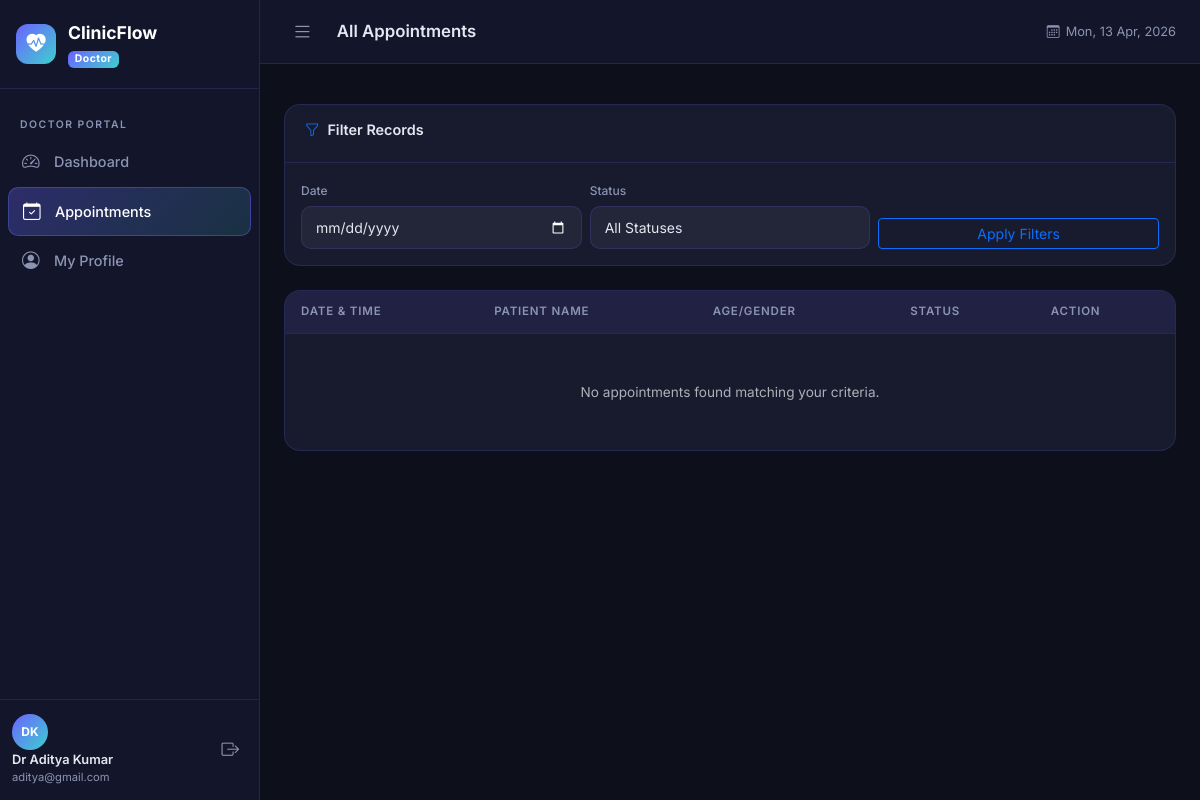
The app's page /doctors/appointments/ (signed in) with its own data.
### accounts/models.py (models this page shows, shortened)
class User(AbstractUser):
    is_patient = models.BooleanField(default=False)
    is_doctor = models.BooleanField(default=False)
    is_admin_user = models.BooleanField(default=False)
    def get_role(self):
        if self.is_superuser or self.is_admin_user:
            return 'Admin'
        if self.is_doctor:
            return 'Doctor'
        if self.is_patient:
            return 'Patient'
        return 'Unknown'

### doctors/views.py (the view)
    def wrapper(request, *args, **kwargs):
        if not request.user.is_authenticated or not request.user.is_doctor:
            from django.http import HttpResponseForbidden
            return HttpResponseForbidden("Access denied.")
        return view_func(request, *args, **kwargs)

### doctors/views.py (called while the page is built)
def doctor_required(view_func):
    def wrapper(request, *args, **kwargs):
        if not request.user.is_authenticated or not request.user.is_doctor:
            from django.http import HttpResponseForbidden
            return HttpResponseForbidden("Access denied.")
        return view_func(request, *args, **kwargs)
    return login_required(wrapper)

@doctor_required
def appointment_list(request):
    doctor = get_object_or_404(DoctorProfile, user=request.user)
    date_filter = request.GET.get('date', '')
    status_filter = request.GET.get('status', '')
    appointments = Appointment.objects.filter(doctor=doctor).select_related('patient__user').order_by('-date', 'time_slot')
    if date_filter:
        appointments = appointments.filter(date=date_filter)
    if status_filter:
        appointments = appointments.filter(status=status_filter)
    return render(request, 'doctors/appointments.html', {
        'appointments': appointments,
        'date_filter': date_filter,
        'status_filter': status_filter,
    })

### templates/doctors/appointments.html (shortened to what this page needs)
{% extends 'base.html' %}
{% block page_title %}All Appointments{% endblock %}
{% block content %}
<div class="clinic-card mb-4">
  <div class="clinic-card-header">
    <h5 class="clinic-card-title"><i class="bi bi-funnel text-primary"></i> Filter Records</h5>
  </div>
  <div class="clinic-card-body p-3">
    <form method="get" class="row g-2 align-items-end">
      <div class="col-md-4">
        <label class="form-label" style="font-size:0.75rem">Date</label>
        <input type="date" name="date" class="form-control form-control-sm" value="{{ date_filter }}">
      </div>
      <div class="col-md-4">
        <label class="form-label" style="font-size:0.75rem">Status</label>
        <select name="status" class="form-select form-select-sm">
          <option value="">All Statuses</option>
        </select>
      </div>
      <div class="col-md-4">
        <button type="submit" class="btn btn-sm btn-outline-primary w-100">Apply Filters</button>
      </div>
    </form>
  </div>
</div>
<div class="clinic-card">
  <div class="clinic-card-body p-0">
    <div class="table-responsive">
      <table class="clinic-table">
        <thead>
          <tr>
            <th>Date & Time</th>
            <th>Patient Name</th>
            <th>Age/Gender</th>
            <th>Status</th>
            <th>Action</th>
          </tr>
        </thead>
        <tbody>
          {% for appt in appointments %}
          <tr>
            <td>
              <div class="fw-bold">{{ appt.date|date:"d M Y" }}</div>
              <div class="text-muted" style="font-size:0.75rem">{{ appt.get_time_slot_display_label }}</div>
            </td>
            <td>
              {{ appt.patient.user.get_full_name }}
              <div class="text-muted" style="font-size:0.75rem">{{ appt.patient.contact_number }}</div>
            </td>
            <td>{{ appt.patient.age|default:"N/A" }} Yrs / {{ appt.patient.gender|default:"N/A" }}</td>
            <td><span class="status-badge status-{{ appt.status }}">{{ appt.get_status_display }}</span></td>
            <td>
              <a href="{% url 'doctors:patient_detail' appt.pk %}" class="btn btn-sm btn-teal py-1" style="font-size:0.75rem">View Details</a>
            </td>
          </tr>
          {% empty %}
          <tr>
            <td colspan="5" class="text-center py-5 text-muted">No appointments found matching your criteria.</td>
          </tr>
          {% endfor %}
        </tbody>
      </table>
    </div>
  </div>
</div>
{% endblock %}

### templates/base.html (shortened to what this page needs)
{% load static %}
<!DOCTYPE html>
<html lang="en" data-bs-theme="dark">
<head>
  <link href="https://cdn.jsdelivr.net/npm/bootstrap@5.3.3/dist/css/bootstrap.min.css" rel="stylesheet" />
  <link href="https://cdn.jsdelivr.net/npm/bootstrap-icons@1.11.3/font/bootstrap-icons.min.css" rel="stylesheet" />
  <link href="{% static 'css/style.css' %}" rel="stylesheet" />
</head>
<body>
{% if user.is_authenticated %}
<div class="app-wrapper">
  <aside class="sidebar" id="sidebar">
    <div class="sidebar-brand">
      <div class="brand-icon"><i class="bi bi-heart-pulse-fill"></i></div>
      <div class="brand-text">
        <span class="brand-name">ClinicFlow</span>
        <span class="brand-role badge">{{ user.get_role }}</span>
      </div>
    </div>
    <nav class="sidebar-nav">
      {% if user.is_superuser or user.is_admin_user %}
        <div class="nav-section">Administration</div>
        <a href="{% url 'admin_panel:dashboard' %}" class="nav-link {% if request.resolver_match.namespace == 'admin_panel' and request.resolver_match.url_name == 'dashboard' %}active{% endif %}">
          <i class="bi bi-speedometer2"></i> Dashboard
        </a>
        <a href="{% url 'admin_panel:doctors' %}" class="nav-link {% if request.resolver_match.url_name == 'doctors' %}active{% endif %}">
          <i class="bi bi-person-badge"></i> Doctors
        </a>
        <a href="{% url 'admin_panel:patients' %}" class="nav-link {% if request.resolver_match.url_name == 'patients' %}active{% endif %}">
          <i class="bi bi-people"></i> Patients
        </a>
        <a href="{% url 'admin_panel:appointments' %}" class="nav-link {% if request.resolver_match.url_name == 'appointments' %}active{% endif %}">
          <i class="bi bi-calendar-check"></i> Appointments
        </a>
        <a href="{% url 'admin_panel:reports' %}" class="nav-link {% if request.resolver_match.url_name == 'reports' %}active{% endif %}">
          <i class="bi bi-bar-chart-line"></i> Reports
        </a>
        <a href="/admin/" class="nav-link">
          <i class="bi bi-shield-lock"></i> Django Admin
        </a>
      {% elif user.is_doctor %}
        <div class="nav-section">Doctor Portal</div>
        <a href="{% url 'doctors:dashboard' %}" class="nav-link {% if request.resolver_match.url_name == 'dashboard' %}active{% endif %}">
          <i class="bi bi-speedometer2"></i> Dashboard
        </a>
        <a href="{% url 'doctors:appointments' %}" class="nav-link {% if request.resolver_match.url_name == 'appointments' %}active{% endif %}">
          <i class="bi bi-calendar-check"></i> Appointments
        </a>
        <a href="{% url 'doctors:profile' %}" class="nav-link {% if request.resolver_match.url_name == 'profile' %}active{% endif %}">
          <i class="bi bi-person-circle"></i> My Profile
        </a>
      {% endif %}
    </nav>
    <div class="sidebar-footer">
      <div class="user-info">
        <div class="user-avatar">{{ user.first_name|first|upper }}{{ user.last_name|first|upper }}</div>
        <div>
          <div class="user-name">{{ user.get_full_name|default:user.username }}</div>
          <div class="user-email">{{ user.email|truncatechars:22 }}</div>
        </div>
      </div>
      <a href="{% url 'accounts:logout' %}" class="logout-btn">
        <i class="bi bi-box-arrow-right"></i>
      </a>
    </div>
  </aside>
  <main class="main-content">
    <header class="topbar">
      <button class="sidebar-toggle" id="sidebarToggle">
        <i class="bi bi-list"></i>
      </button>
      <div class="topbar-title">{% block page_title %}Dashboard{% endblock %}</div>
      <div class="topbar-right">
        <span class="topbar-date"><i class="bi bi-calendar3"></i> <span id="topbar-date"></span></span>
      </div>
    </header>
    <div class="alert-container">
    </div>
    <div class="page-content">
{% endif %}
  {% block content %}{% endblock %}
{% if user.is_authenticated %}
    </div>
  </main>
</div>
{% else %}
</div>
{% endif %}
</body>
</html>

### records on screen
User: get_role "Doctor", first_name|first "D", last_name|first "K", get_full_name "Dr Aditya Kumar", email "aditya@gmail.com"
